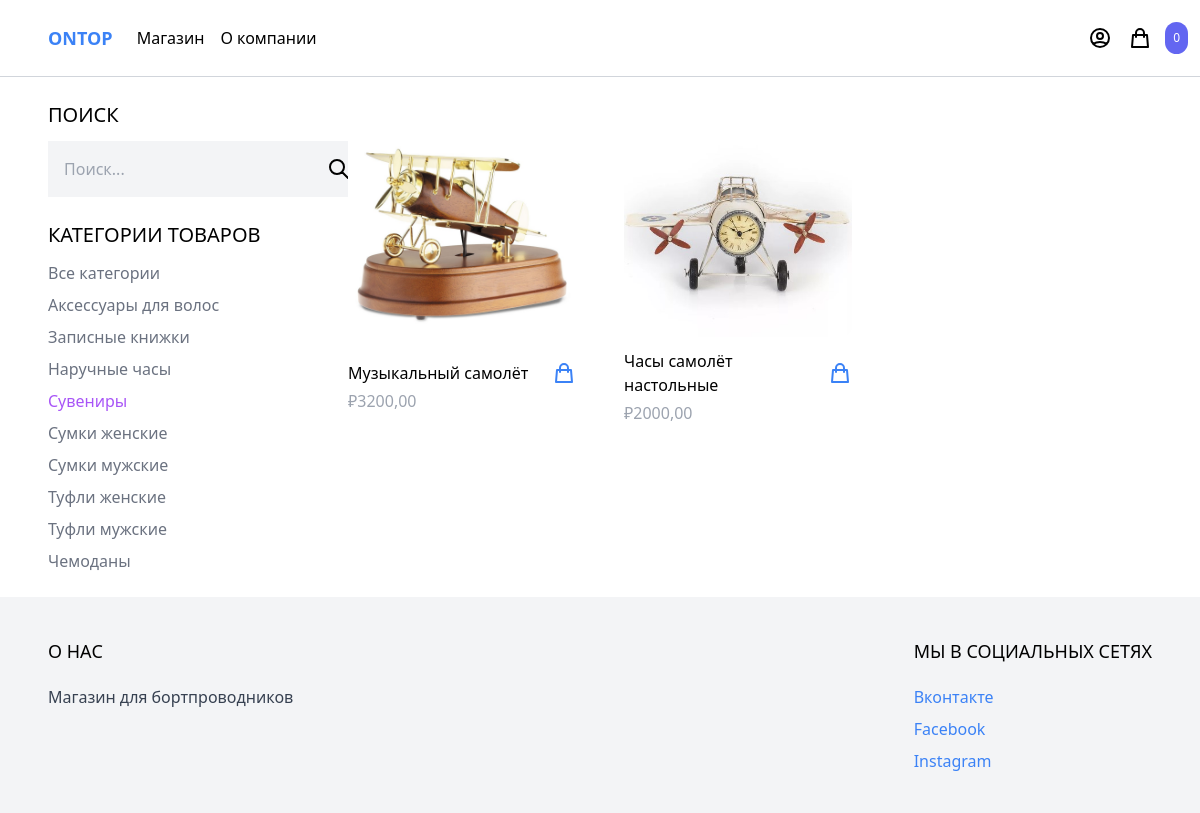
The app's page /shop/?category=souvenirs with its own data.
### product_app/models.py (models this page shows, shortened)
class Category(models.Model):
    name = models.CharField(max_length=255)
    slug = models.SlugField()
    class Meta:
        verbose_name = 'Категория'
        verbose_name_plural = 'Категории'
        ordering = ('name',)

class Product(models.Model):
    category = models.ForeignKey(Category, related_name='products', on_delete=models.CASCADE)
    name = models.CharField(max_length=255)
    slug = models.SlugField()
    description = models.TextField(blank=True, null=True)
    price = models.DecimalField(max_digits=9, decimal_places=2, null=False)
    created_at = models.DateTimeField(auto_now_add=True)
    image = models.ImageField(upload_to='uploads/', blank=True, null=True)
    thumbnail = models.ImageField(upload_to='uploads/', blank=True, null=True)
    class Meta:
        ordering = ('-created_at',)
    def get_display_price(self):
        return self.price
    def get_thumbnail(self):
        if self.thumbnail:
            return self.thumbnail.url

### core_app/views.py (the view)
# urls.py: path('shop/', shop, name='shop'),
def shop(request):
    categories = Category.objects.all()
    products = Product.objects.all()
    active_category = request.GET.get('category')
    if active_category:
        products = products.filter(category__slug=active_category)
    query = request.GET.get('query')
    if query:
        products = products.filter(Q(name__icontains=query) | Q(description__icontains=query))
    context = {
        'categories': categories,
        'products': products,
        'active_category': active_category,
    }
    return render(request, 'core_app/shop.html', context)

### cart_app/cart.py (called while the page is built)
    def __len__(self):
        return sum(item['quantity'] for item in self.cart.values())

### cart_app/context_processors.py (called while the page is built)
def cart(request):
    return {'cart': Cart(request)}

### core_app/templates/core_app/shop.html (shortened to what this page needs)
{% extends 'core_app/base.html' %}
{% block content %}
<div class="max-w-6xl mx-auto flex flex-wrap items-start py-6 px-6 xl:px-0">
    <div class="filters w-full lg:w-1/4">
        <h3 class="mb-3 text-xl uppercase">Поиск</h3>
        <form method="get" action=".">
            <div class="flex">
                <input type="text" name="query"
                       class="p-4 bg-gray-100 border-0" placeholder="Поиск...">
                <button class="p-4 bg-gray-100 border-0">
                    <svg xmlns="http://www.w3.org/2000/svg" class="h-6 w-6"
                         fill="none" viewBox="0 0 24 24" stroke="currentColor">
                        <path stroke-linecap="round" stroke-linejoin="round"
                              stroke-width="2" d="M21 21l-6-6m2-5a7 7 0 11-14 0 7 7 0 0114 0z" />
                    </svg>
                </button>
            </div>
        </form>
        <h3 class="mt-6 mb-3 text-xl uppercase">Категории товаров</h3>
        <ul class="space-y-2">
            <li><a href="{% url 'shop' %}" class="{% if not active_category %}text-blue-500
                         {% else %}text-gray-500{% endif %}">Все категории</a></li>
            {% for category in categories %}
                <li><a href="{% url 'shop' %}?category={{ category.slug }}"
                       class="{% if category.slug == active_category %}text-purple-500
                              {% else %}text-gray-500{% endif %}">{{ category.name }}</a></li>
            {% endfor %}
        </ul>
    </div>
    <div class="products w-full lg:w-3/4 -mt-4 flex items-center flex-wrap">
        {% for product in products %}
            {% include 'product_app/partials/product_list_item.html' %}
        {% endfor %}
    </div>
</div>
{% endblock %}>

### product_app/templates/product_app/partials/product_list_item.html
<div class="w-full md:w-1/3 xl:w-1/4 p-6">
    <a href="{% url 'product_page' product.slug %}">
        <img src="{{ product.get_thumbnail }}" class="w-full rounded-xl hover:shadow-lg">
    </a>
    <div class="pt-3 flex items-center justify-between">
        <a href="{% url 'product_page' product.slug %}">{{ product.name }}</a>
        <a
            href="#"
            hx-get="{% url 'add_to_cart' product.id %}"
            hx-target="#menu-cart-button"
            hx-swap="outerHTML"
            class="text-blue-500 hover:text-blue-800"
        >
            <svg xmlns="http://www.w3.org/2000/svg" class="h-6 w-6" fill="none" viewBox="0 0 24 24" stroke="currentColor">
                <path stroke-linecap="round" stroke-linejoin="round" stroke-width="2" d="M16 11V7a4 4 0 00-8 0v4M5 9h14l1 12H4L5 9z" />
            </svg>
        </a>
    </div>
    <p class="pt-1 text-gray-400">₽{{ product.get_display_price }}</p>
</div>

### records on screen
Category: name "Аксессуары для волос"
Category: name "Записные книжки"
Category: name "Наручные часы"
Category: name "Сувениры"
Category: name "Сумки женские"
Category: name "Сумки мужские"
Category: name "Туфли женские"
Category: name "Туфли мужские"
Category: name "Чемоданы"
Product: get_thumbnail (picture), name "Музыкальный самолёт", get_display_price "3200,00"
Product: get_thumbnail (picture), name "Часы самолёт настольные", get_display_price "2000,00"

### other values on screen
{{ cart|length }} "0"
